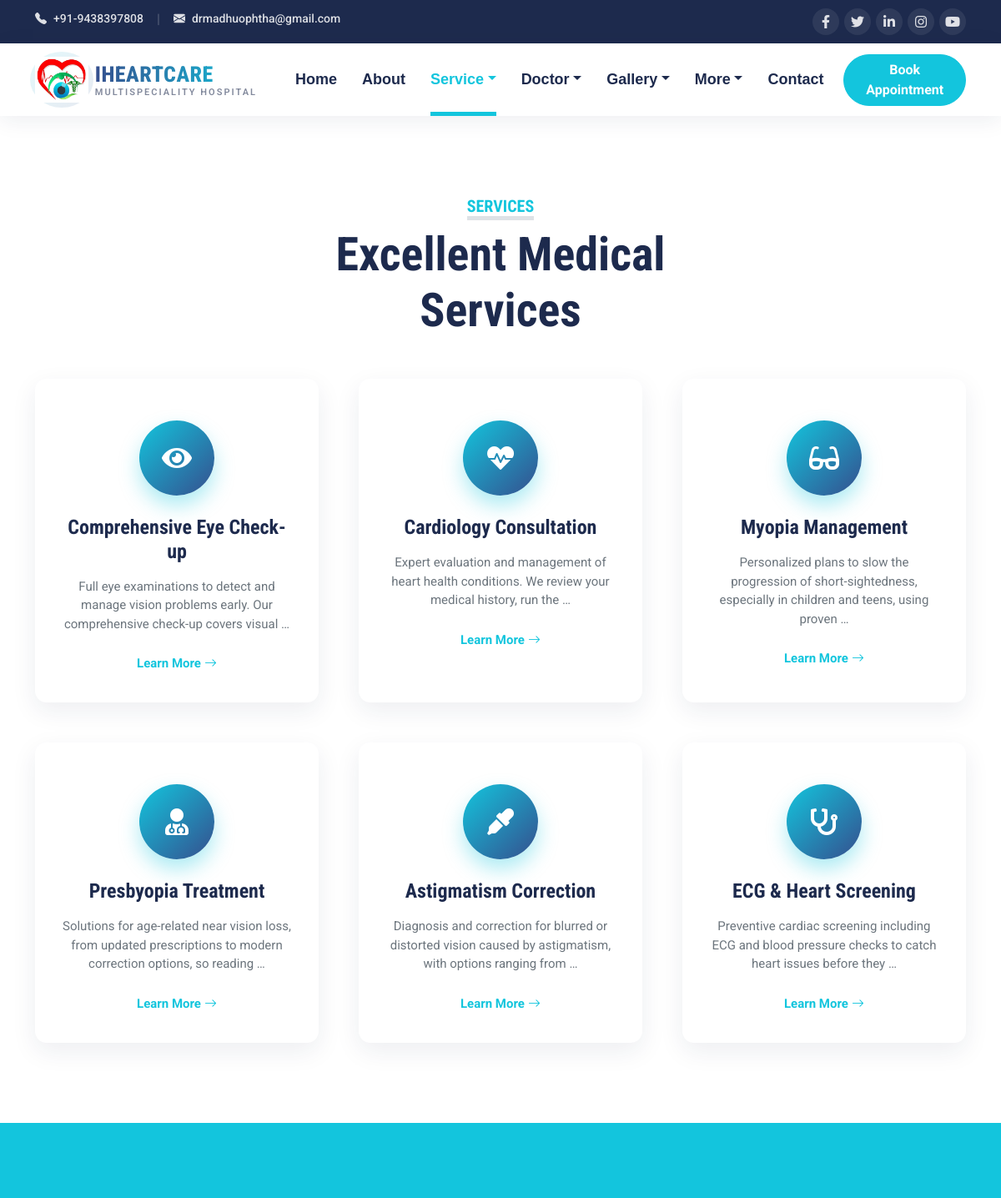
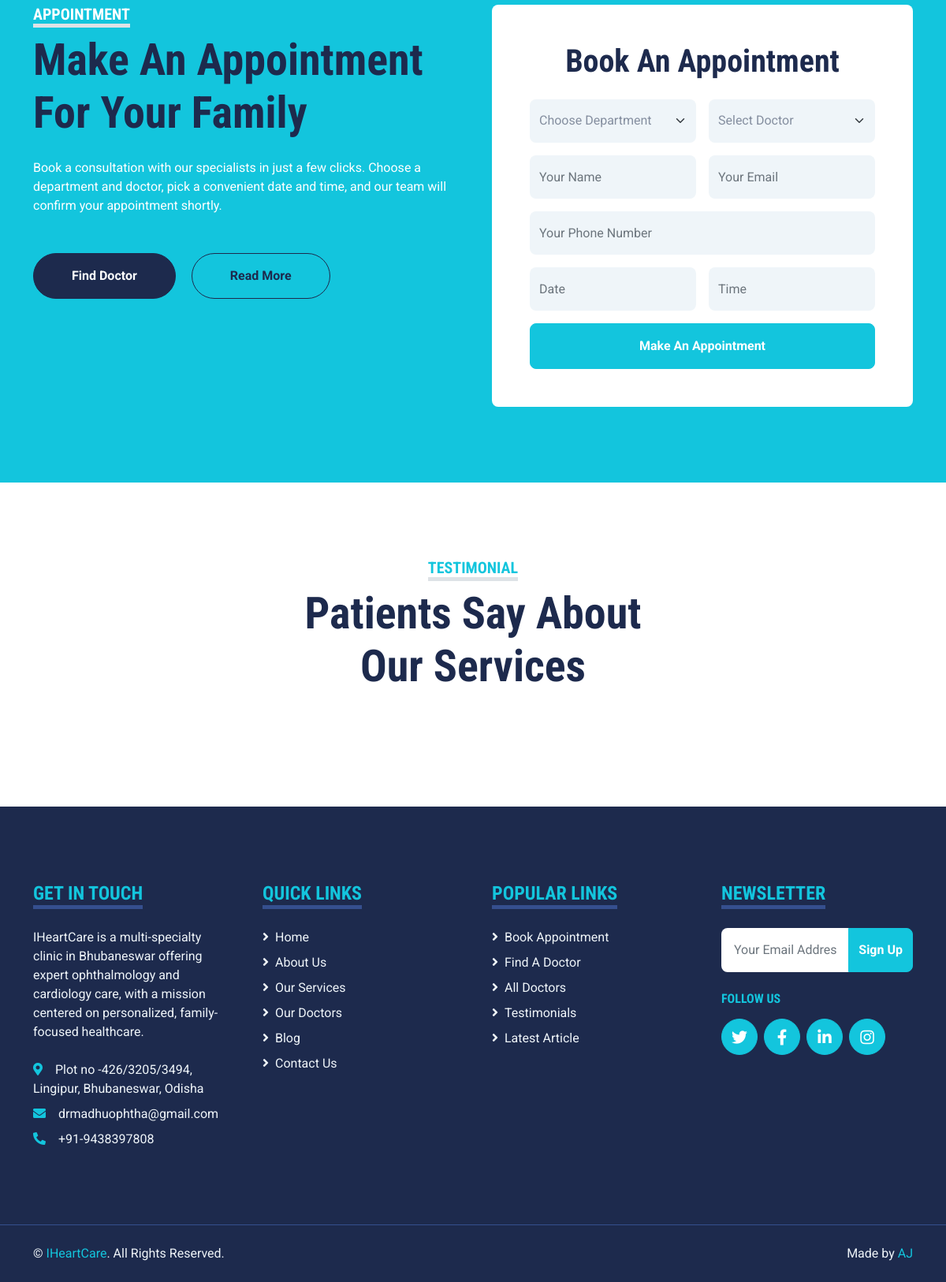
Page /services/ on the committed database (2 pictures, top to bottom).
### core/models.py (models this page shows, shortened)
class SiteSettings(models.Model):
    site_name = models.CharField(max_length=100, default="IHeartCare")
    phone = models.CharField(max_length=30, default="+012 345 6789")
    email = models.EmailField(default="info@iheartcare.com")
    address = models.CharField(max_length=255, default="123 Street, New York, USA")
    about_text = models.TextField(
        blank=True,
        default="IHeartCare is committed to providing personalized, family-centered "
        "healthcare with compassion and expertise.",
    )
    map_embed_url = models.URLField(blank=True, help_text="Google Maps embed URL for the contact page")
    facebook_url = models.URLField(blank=True, default="#!")
    twitter_url = models.URLField(blank=True, default="#!")
    linkedin_url = models.URLField(blank=True, default="#!")
    instagram_url = models.URLField(blank=True, default="#!")
    youtube_url = models.URLField(blank=True, default="#!")
    class Meta:
        verbose_name = "Site Settings"
        verbose_name_plural = "Site Settings"
    @classmethod
    def load(cls):
        obj, _ = cls.objects.get_or_create(pk=1)
        return obj

class Service(models.Model):
    icon_class = models.CharField(
        max_length=60, default="fa-user-md", help_text='Font Awesome icon class, e.g. "fa-user-md"'
    )
    title = models.CharField(max_length=150)
    slug = models.SlugField(max_length=170, unique=True, blank=True)
    description = models.TextField(blank=True)
    image = models.ImageField(upload_to="services/", blank=True, null=True)
    department = models.ForeignKey(
        Department, on_delete=models.SET_NULL, null=True, blank=True, related_name="services"
    )
    order = models.PositiveIntegerField(default=0)
    class Meta:
        ordering = ["order", "id"]
    def get_absolute_url(self):
        return reverse("core:service_detail", args=[self.slug])

### core/views.py (the view)
# urls.py: path("services/", views.service_list, name="service"),
def service_list(request):
    context = _base_context("service")
    context.update(
        {
            "services": Service.objects.all(),
            "appointment_form": AppointmentForm(),
        }
    )
    return render(request, "services/service.html", context)

### templates/services/service.html (shortened to what this page needs)
{% extends "base.html" %}
{% load static %}
{% block content %}
<div class="container-fluid py-5">
    <div class="container">
        <div class="text-center mx-auto mb-5" style="max-width: 500px;">
            <h5 class="d-inline-block text-primary text-uppercase border-bottom border-5">Services</h5>
            <h1 class="display-4">Excellent Medical Services</h1>
        </div>
        <div class="row g-5">
            {% for service in services %}
            {% include "partials/service_card.html" %}
            {% endfor %}
        </div>
    </div>
</div>
{% include "partials/appointment_form.html" with variant="embed" %}
{% include "partials/testimonial_carousel.html" %}
{% endblock %}

### templates/partials/navbar.html (shortened to what this page needs)
{% load static %}
<div class="topbar container-fluid d-none d-lg-block">
    <div class="container">
        <div class="row">
            <div class="col-md-6 text-center text-lg-start mb-2 mb-lg-0">
                <div class="d-inline-flex align-items-center">
                    <a class="topbar-link pe-3" href="tel:{{ site_settings.phone }}"><i
                            class="bi bi-telephone-fill me-2"></i>{{ site_settings.phone }}</a>
                    <span class="topbar-divider">|</span>
                    <a class="topbar-link px-3" href="mailto:{{ site_settings.email }}"><i
                            class="bi bi-envelope-fill me-2"></i>{{ site_settings.email }}</a>
                </div>
            </div>
            <div class="col-md-6 text-center text-lg-end">
                <div class="d-inline-flex align-items-center">
                    <a class="topbar-social" href="{{ site_settings.facebook_url }}">
                        <i class="fab fa-facebook-f"></i>
                    </a>
                    <a class="topbar-social" href="{{ site_settings.twitter_url }}">
                        <i class="fab fa-twitter"></i>
                    </a>
                    <a class="topbar-social" href="{{ site_settings.linkedin_url }}">
                        <i class="fab fa-linkedin-in"></i>
                    </a>
                    <a class="topbar-social" href="{{ site_settings.instagram_url }}">
                        <i class="fab fa-instagram"></i>
                    </a>
                    <a class="topbar-social" href="{{ site_settings.youtube_url }}">
                        <i class="fab fa-youtube"></i>
                    </a>
                </div>
            </div>
        </div>
    </div>
</div>
<div class="container-fluid sticky-top bg-white main-navbar{% if active != 'home' %} mb-5{% endif %}" id="mainNavbar">
    <div class="container">
        <nav class="navbar navbar-expand-lg bg-white navbar-light py-3 py-lg-0">
            <a href="{% url 'core:home' %}" class="navbar-brand d-flex align-items-center">
                <div class="navbar-logo-wrap me-2">
                    <img src="{% static 'core/img/logo.png' %}" alt="{{ site_settings.site_name }}" class="navbar-logo">
                </div>
                <div class="navbar-brand-text">
                    <h1 class="m-0 text-uppercase">{{ site_settings.site_name }}</h1>
                    <span class="navbar-brand-tagline">Multispeciality Hospital</span>
                </div>
            </a>
            <div class="collapse navbar-collapse" id="navbarCollapse">
                <div class="navbar-nav ms-auto py-0 align-items-lg-center">
                    <a href="{% url 'core:home' %}" class="nav-item nav-link {% if active == 'home' %}active{% endif %}">Home</a>
                    <a href="{% url 'core:about' %}" class="nav-item nav-link {% if active == 'about' %}active{% endif %}">About</a>
                    <div class="nav-item dropdown">
                        <a href="{% url 'core:service' %}" class="nav-link dropdown-toggle {% if active == 'service' %}active{% endif %}" data-bs-toggle="dropdown">Service</a>
                    </div>
                    <div class="nav-item dropdown">
                        <a href="{% url 'core:price' %}" class="nav-link dropdown-toggle {% if active == 'price' %}active{% endif %}" data-bs-toggle="dropdown">Doctor</a>
                    </div>
                    <div class="nav-item dropdown">
                        <a href="#" class="nav-link dropdown-toggle {% if active in gallery_group %}active{% endif %}" data-bs-toggle="dropdown">Gallery</a>
                    </div>
                    <div class="nav-item dropdown">
                        <a href="#" class="nav-link dropdown-toggle {% if active in pages_group %}active{% endif %}" data-bs-toggle="dropdown">More</a>
                    </div>
                    <a href="{% url 'core:contact' %}" class="nav-item nav-link {% if active == 'contact' %}active{% endif %}">Contact</a>
                    <a href="{% url 'core:appointment' %}" class="btn btn-primary rounded-pill px-4 ms-lg-4 my-3 my-lg-0">Book Appointment</a>
                </div>
            </div>
        </nav>
    </div>
</div>

### templates/partials/service_card.html
<div class="col-lg-4 col-md-6">
    <a href="{{ service.get_absolute_url }}" class="service-card-link text-decoration-none">
        <div class="service-card">
            <div class="service-card-icon mb-4">
                <i class="fa fa-2x {{ service.icon_class }}"></i>
            </div>
            <h4 class="service-card-title mb-3">{{ service.title }}</h4>
            <p class="service-card-text mb-4">{{ service.description|truncatewords:15 }}</p>
            <span class="service-card-cta">
                Learn More <i class="bi bi-arrow-right ms-1"></i>
            </span>
        </div>
    </a>
</div>

### templates/partials/footer.html
{% load static %}
<div class="container-fluid bg-dark text-light mt-5 py-5">
    <div class="container py-5">
        <div class="row g-5">
            <div class="col-lg-3 col-md-6">
                <h4 class="d-inline-block text-primary text-uppercase border-bottom border-5 border-secondary mb-4">
                    Get In Touch</h4>
                <p class="mb-4">{{ site_settings.about_text }}</p>
                <p class="mb-2"><i class="fa fa-map-marker-alt text-primary me-3"></i>{{ site_settings.address }}</p>
                <p class="mb-2"><i class="fa fa-envelope text-primary me-3"></i>{{ site_settings.email }}</p>
                <p class="mb-0"><i class="fa fa-phone-alt text-primary me-3"></i>{{ site_settings.phone }}</p>
            </div>
            <div class="col-lg-3 col-md-6">
                <h4 class="d-inline-block text-primary text-uppercase border-bottom border-5 border-secondary mb-4">
                    Quick Links</h4>
                <div class="d-flex flex-column justify-content-start">
                    <a class="text-light mb-2" href="{% url 'core:home' %}"><i class="fa fa-angle-right me-2"></i>Home</a>
                    <a class="text-light mb-2" href="{% url 'core:about' %}"><i class="fa fa-angle-right me-2"></i>About Us</a>
                    <a class="text-light mb-2" href="{% url 'core:service' %}"><i class="fa fa-angle-right me-2"></i>Our Services</a>
                    <a class="text-light mb-2" href="{% url 'core:team' %}"><i class="fa fa-angle-right me-2"></i>Our Doctors</a>
                    <a class="text-light mb-2" href="{% url 'core:blog' %}"><i class="fa fa-angle-right me-2"></i>Blog</a>
                    <a class="text-light" href="{% url 'core:contact' %}"><i class="fa fa-angle-right me-2"></i>Contact Us</a>
                </div>
            </div>
            <div class="col-lg-3 col-md-6">
                <h4 class="d-inline-block text-primary text-uppercase border-bottom border-5 border-secondary mb-4">
                    Popular Links</h4>
                <div class="d-flex flex-column justify-content-start">
                    <a class="text-light mb-2" href="{% url 'core:appointment' %}"><i class="fa fa-angle-right me-2"></i>Book Appointment</a>
                    <a class="text-light mb-2" href="{% url 'core:search' %}"><i class="fa fa-angle-right me-2"></i>Find A Doctor</a>
                    <a class="text-light mb-2" href="{% url 'core:price' %}"><i class="fa fa-angle-right me-2"></i>All Doctors</a>
                    <a class="text-light mb-2" href="{% url 'core:testimonial' %}"><i class="fa fa-angle-right me-2"></i>Testimonials</a>
                    <a class="text-light" href="{% url 'core:detail' %}"><i class="fa fa-angle-right me-2"></i>Latest Article</a>
                </div>
            </div>
            <div class="col-lg-3 col-md-6">
                <h4 class="d-inline-block text-primary text-uppercase border-bottom border-5 border-secondary mb-4">
                    Newsletter</h4>
                <form action="">
                    <div class="input-group">
                        <input type="text" class="form-control p-3 border-0" placeholder="Your Email Address">
                        <button class="btn btn-primary">Sign Up</button>
                    </div>
                </form>
                <h6 class="text-primary text-uppercase mt-4 mb-3">Follow Us</h6>
                <div class="d-flex">
                    <a class="btn btn-lg btn-primary btn-lg-square rounded-circle me-2" href="{{ site_settings.twitter_url }}"><i
                            class="fab fa-twitter"></i></a>
                    <a class="btn btn-lg btn-primary btn-lg-square rounded-circle me-2" href="{{ site_settings.facebook_url }}"><i
                            class="fab fa-facebook-f"></i></a>
                    <a class="btn btn-lg btn-primary btn-lg-square rounded-circle me-2" href="{{ site_settings.linkedin_url }}"><i
                            class="fab fa-linkedin-in"></i></a>
                    <a class="btn btn-lg btn-primary btn-lg-square rounded-circle" href="{{ site_settings.instagram_url }}"><i
                            class="fab fa-instagram"></i></a>
                </div>
            </div>
        </div>
    </div>
</div>
<div class="container-fluid bg-dark text-light border-top border-secondary py-4">
    <div class="container">
        <div class="row g-5">
            <div class="col-md-6 text-center text-md-start">
                <p class="mb-md-0">&copy; <a class="text-primary" href="{% url 'core:home' %}">{{ site_settings.site_name }}</a>. All Rights Reserved.
                </p>
            </div>
            <div class="col-md-6 text-center text-md-end">
                <p class="mb-0">Made by <span class="text-primary">AJ</span></p>
            </div>
        </div>
    </div>
</div>

### rows in the picture
SiteSettings: phone "+91-9438397808", email "drmadhuophtha@gmail.com", site_name "IHEARTCARE", about_text "IHeartCare is a multi-specialty clinic in Bhubaneswar offering expert ophthalmology and cardiology care, with a mission centered on personalized, family-focused healthcare.", address "Plot no -426/3205/3494, Lingipur, Bhubaneswar, Odisha", site_name "IHeartCare"
Service: title "Comprehensive Eye Check-up", description "Full eye examinations to detect and manage vision problems early. Our comprehensive check-up covers visual …"
Service: title "Cardiology Consultation", description "Expert evaluation and management of heart health conditions. We review your medical history, run the …"
Service: title "Myopia Management", description "Personalized plans to slow the progression of short-sightedness, especially in children and teens, using proven …"
Service: title "Presbyopia Treatment", description "Solutions for age-related near vision loss, from updated prescriptions to modern correction options, so reading …"
Service: title "Astigmatism Correction", description "Diagnosis and correction for blurred or distorted vision caused by astigmatism, with options ranging from …"
Service: title "ECG & Heart Screening", description "Preventive cardiac screening including ECG and blood pressure checks to catch heart issues before they …"
